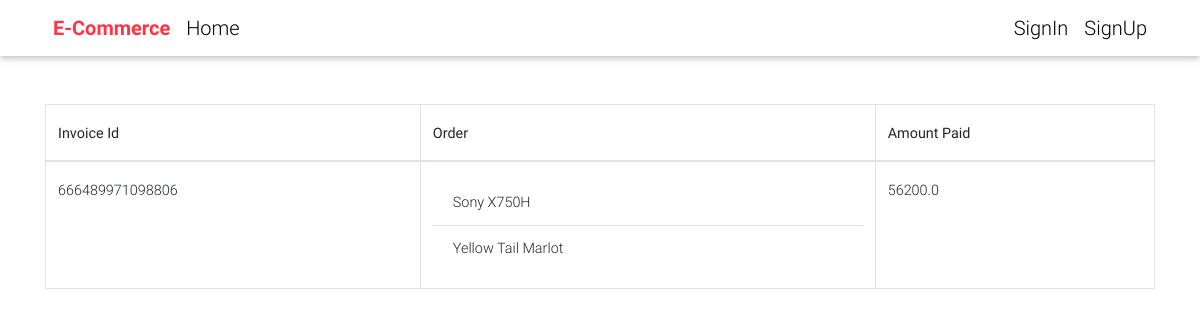
/invoice-view/3/, run on the app's committed database.
### shop_site/models.py (models this page shows, shortened)
class Invoice(models.Model):
    InvoiceId = models.CharField(primary_key=True, max_length=15)
    order = models.OneToOneField('Order', on_delete=models.CASCADE, unique=True)
    order_ref_code = models.CharField(max_length=20)
    amount_paid = models.IntegerField()

class OrderItem(models.Model):
    user = models.ForeignKey(settings.AUTH_USER_MODEL, on_delete=models.CASCADE, blank=True, null=True)
    ordered = models.BooleanField(default=False)
    item = models.ForeignKey(Item, on_delete=models.CASCADE)
    quantity = models.IntegerField(default=1)

class Item(models.Model):
    title = models.CharField(max_length=100)
    price = models.FloatField()
    discount_price = models.FloatField(null=True, blank=True)
    category = models.ForeignKey('Category', on_delete=models.SET_NULL, blank=True, null=True)
    sub_category = models.ForeignKey('subcategory', on_delete=models.SET_NULL, blank=True, null=True)
    label = models.CharField(choices=LABEL_CHOICES, max_length=1, blank=True, null=True)
    item_image = models.ImageField(upload_to="item_image", blank=True, null=True)
    description = models.TextField(max_length=300, blank=True, null=True)

class Order(models.Model):
    user = models.ForeignKey(settings.AUTH_USER_MODEL, on_delete=models.CASCADE)
    ref_code = models.CharField(max_length=20)
    items = models.ManyToManyField(OrderItem)
    start_date = models.DateTimeField(default=timezone.now)
    ordered_date = models.DateTimeField()
    ordered = models.BooleanField(default=False)
    shipping_address = models.ForeignKey('Address', related_name='shipping_address' , on_delete=models.SET_NULL, blank=True, null=True)
    billing_address = models.ForeignKey('Address', related_name='billing_address' , on_delete=models.SET_NULL, blank=True, null=True)
    payment = models.ForeignKey('Payment', on_delete=models.SET_NULL, blank=True, null=True)
    coupon = models.ForeignKey('Coupon', on_delete=models.SET_NULL, blank=True, null=True)
    being_delivered = models.BooleanField(default=False)
    received = models.BooleanField(default=False)
    refund_requested = models.BooleanField(default=False)
    refund_granted = models.BooleanField(default=False)

class Payment(models.Model):
    stripe_charge_id = models.CharField(max_length=100)
    user = models.ForeignKey(settings.AUTH_USER_MODEL, on_delete=models.SET_NULL, blank=True, null=True)
    amount = models.FloatField()
    timestamp = models.DateTimeField(auto_now_add=True)

### shop_site/views.py (the view)
# urls.py: url(r'^invoice-view/(?P<pk>\d+)/$', views.Invoice_View, name="invoice-view"),
def Invoice_View(request,pk):
    context = {
        'invoice' : Invoice.objects.filter(order=Order.objects.get(pk=pk))
    }
    return render(request, 'invoice.html', context)

### shop_site/templates/invoice.html
{% extends 'base.html' %}
{% block content %}
<div class="container mt-5">
    <table class="table table-bordered">
        <thead>
          <tr>
            <th scope="col">Invoice Id</th>
            <th scope="col">Order</th>
            <th scope="col">Amount Paid</th>
          </tr>
        </thead>
        <tbody>
        {% for inv in invoice %}
          <tr>
            <td>{{inv.InvoiceId}}</td>
            <td>
                <ul class="list-group list-group-flush">
                    {% for ord in inv.order.items.all %}
                    <li class="list-group-item">{{ord.item.title}}</li>
                    {% endfor %}
                </ul>
            </td>
            <td>{{inv.order.payment.amount}}</td>
          </tr>
        {% endfor %}
        </tbody>
      </table>
</div>
{% endblock %}

### __shared__/css/base.css (style rules this page uses)
html, body, header, .carousel { height: 60vh; }

### data on the page
Invoice: InvoiceId "666489971098806", order.payment.amount "56200.0"
OrderItem: item "Sony X750H"
OrderItem: item "Yellow Tail Marlot"
